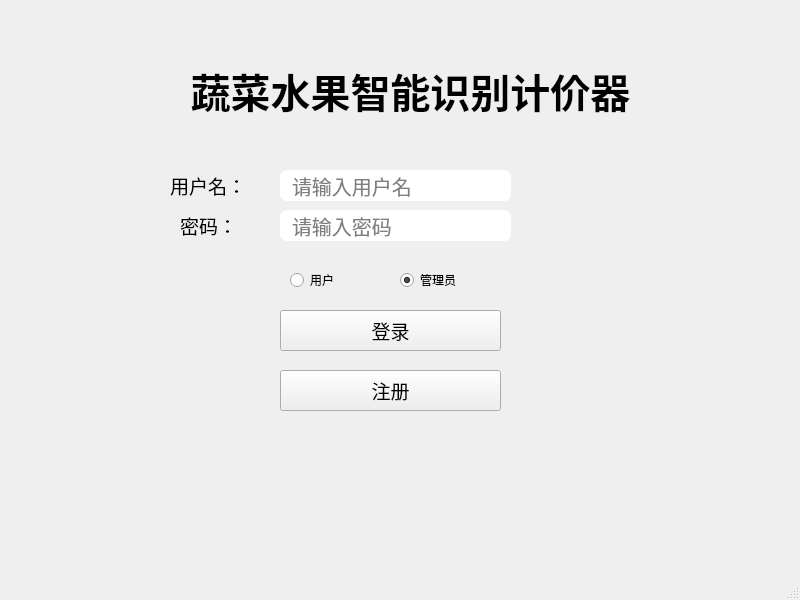
<?xml version="1.0" encoding="UTF-8"?>
<ui version="4.0">
 <class>MainWindow</class>
 <widget class="QMainWindow" name="MainWindow">
  <property name="geometry">
   <rect>
    <x>0</x>
    <y>0</y>
    <width>800</width>
    <height>600</height>
   </rect>
  </property>
  <property name="windowTitle">
   <string>欢迎使用</string>
  </property>
  <property name="windowIcon">
   <iconset>
    <normaloff>../icon/logo.jpg</normaloff>../icon/logo.jpg</iconset>
  </property>
  <widget class="QWidget" name="centralwidget">
   <widget class="QPushButton" name="pushButton">
    <property name="geometry">
     <rect>
      <x>280</x>
      <y>310</y>
      <width>221</width>
      <height>41</height>
     </rect>
    </property>
    <property name="font">
     <font>
      <family>Agency FB</family>
      <pointsize>14</pointsize>
     </font>
    </property>
    <property name="text">
     <string>登录</string>
    </property>
   </widget>
   <widget class="QPushButton" name="pushButton_2">
    <property name="geometry">
     <rect>
      <x>280</x>
      <y>370</y>
      <width>221</width>
      <height>41</height>
     </rect>
    </property>
    <property name="font">
     <font>
      <family>Agency FB</family>
      <pointsize>14</pointsize>
     </font>
    </property>
    <property name="text">
     <string>注册</string>
    </property>
   </widget>
   <widget class="QLabel" name="label">
    <property name="geometry">
     <rect>
      <x>170</x>
      <y>170</y>
      <width>91</width>
      <height>31</height>
     </rect>
    </property>
    <property name="font">
     <font>
      <family>Agency FB</family>
      <pointsize>14</pointsize>
     </font>
    </property>
    <property name="text">
     <string>用户名：</string>
    </property>
   </widget>
   <widget class="QLabel" name="label_2">
    <property name="geometry">
     <rect>
      <x>180</x>
      <y>200</y>
      <width>91</width>
      <height>51</height>
     </rect>
    </property>
    <property name="font">
     <font>
      <family>Agency FB</family>
      <pointsize>14</pointsize>
     </font>
    </property>
    <property name="text">
     <string>密码：</string>
    </property>
   </widget>
   <widget class="QLabel" name="label_1">
    <property name="geometry">
     <rect>
      <x>10</x>
      <y>60</y>
      <width>801</width>
      <height>61</height>
     </rect>
    </property>
    <property name="minimumSize">
     <size>
      <width>0</width>
      <height>0</height>
     </size>
    </property>
    <property name="maximumSize">
     <size>
      <width>10000</width>
      <height>10000</height>
     </size>
    </property>
    <property name="font">
     <font>
      <family>微软雅黑</family>
      <pointsize>30</pointsize>
      <weight>75</weight>
      <italic>false</italic>
      <bold>true</bold>
     </font>
    </property>
    <property name="styleSheet">
     <string notr="true">color: rgb(1, 1, 1);</string>
    </property>
    <property name="text">
     <string>蔬菜水果智能识别计价器</string>
    </property>
    <property name="alignment">
     <set>Qt::AlignCenter</set>
    </property>
   </widget>
   <widget class="QLineEdit" name="lineEdit_1">
    <property name="enabled">
     <bool>true</bool>
    </property>
    <property name="geometry">
     <rect>
      <x>280</x>
      <y>170</y>
      <width>231</width>
      <height>31</height>
     </rect>
    </property>
    <property name="styleSheet">
     <string notr="true">background-color: rgb(255, 255, 255);
border-radius: 7px;
font-size: 20px;
padding-left: 10px;
</string>
    </property>
    <property name="text">
     <string/>
    </property>
    <property name="placeholderText">
     <string>请输入用户名</string>
    </property>
    <property name="clearButtonEnabled">
     <bool>false</bool>
    </property>
   </widget>
   <widget class="QLineEdit" name="lineEdit_2">
    <property name="enabled">
     <bool>true</bool>
    </property>
    <property name="geometry">
     <rect>
      <x>280</x>
      <y>210</y>
      <width>231</width>
      <height>31</height>
     </rect>
    </property>
    <property name="styleSheet">
     <string notr="true">background-color: rgb(255, 255, 255);
border-radius: 7px;
font-size: 20px;
padding-left: 10px;
</string>
    </property>
    <property name="text">
     <string/>
    </property>
    <property name="placeholderText">
     <string>请输入密码</string>
    </property>
    <property name="clearButtonEnabled">
     <bool>false</bool>
    </property>
   </widget>
   <widget class="QWidget" name="widget" native="true">
    <property name="geometry">
     <rect>
      <x>280</x>
      <y>260</y>
      <width>221</width>
      <height>41</height>
     </rect>
    </property>
    <widget class="QRadioButton" name="radioButton_user">
     <property name="geometry">
      <rect>
       <x>10</x>
       <y>10</y>
       <width>91</width>
       <height>20</height>
      </rect>
     </property>
     <property name="styleSheet">
      <string notr="true">font-size: 20px;
background-color: rgb(98, 105, 111);
border-radius: 7px;
color: rgb(255, 255, 255);
QLabel {
    padding-left: 10px; /* 设置左边距为10像素 */
}</string>
     </property>
     <property name="text">
      <string>用户</string>
     </property>
    </widget>
    <widget class="QRadioButton" name="radioButton_admin">
     <property name="geometry">
      <rect>
       <x>120</x>
       <y>10</y>
       <width>91</width>
       <height>20</height>
      </rect>
     </property>
     <property name="mouseTracking">
      <bool>true</bool>
     </property>
     <property name="styleSheet">
      <string notr="true">font-size: 20px;
background-color: rgb(98, 105, 111);
border-radius: 7px;
color: rgb(255, 255, 255);
QLabel {
    padding-left: 10px; /* 设置左边距为10像素 */
}</string>
     </property>
     <property name="text">
      <string>管理员</string>
     </property>
     <property name="checkable">
      <bool>true</bool>
     </property>
     <property name="checked">
      <bool>true</bool>
     </property>
    </widget>
   </widget>
  </widget>
  <widget class="QStatusBar" name="statusbar"/>
 </widget>
 <resources/>
 <connections/>
</ui>
